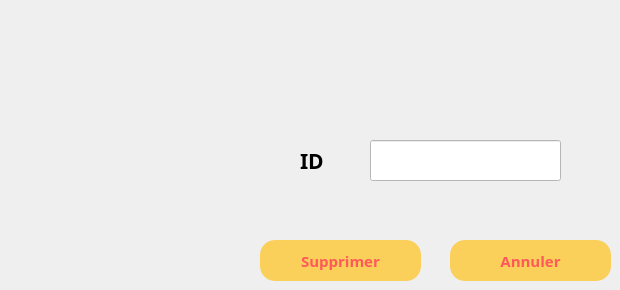
      <widget class="QWidget" name="tab3">
       <attribute name="title">
        <string>supprimer</string>
       </attribute>
       <widget class="QLabel" name="label_73">
        <property name="geometry">
         <rect>
          <x>300</x>
          <y>140</y>
          <width>121</width>
          <height>41</height>
         </rect>
        </property>
        <property name="font">
         <font>
          <family>MS Reference Sans Serif</family>
          <pointsize>16</pointsize>
          <weight>75</weight>
          <bold>true</bold>
         </font>
        </property>
        <property name="text">
         <string>ID</string>
        </property>
       </widget>
       <widget class="QPushButton" name="pushButton_partenaire_supprimer">
        <property name="geometry">
         <rect>
          <x>260</x>
          <y>240</y>
          <width>161</width>
          <height>41</height>
         </rect>
        </property>
        <property name="font">
         <font>
          <family>MS Reference Sans Serif</family>
          <pointsize>11</pointsize>
          <weight>75</weight>
          <bold>true</bold>
         </font>
        </property>
        <property name="styleSheet">
         <string notr="true">QPushButton{
border-radius:15px;
	background:#FACF5A;
	color:#FF5959;
	font-weight : bold;
}
QPushButton:hover
{
		background:#FF5959;
		color:#FACF5A;
		font-weight: bold;
}
</string>
        </property>
        <property name="text">
         <string>Supprimer</string>
        </property>
       </widget>
       <widget class="QPushButton" name="pushButton_13">
        <property name="geometry">
         <rect>
          <x>450</x>
          <y>240</y>
          <width>161</width>
          <height>41</height>
         </rect>
        </property>
        <property name="font">
         <font>
          <family>MS Reference Sans Serif</family>
          <pointsize>11</pointsize>
          <weight>75</weight>
          <bold>true</bold>
         </font>
        </property>
        <property name="styleSheet">
         <string notr="true">QPushButton{
border-radius:15px;
	background:#FACF5A;
	color:#FF5959;
	font-weight : bold;
}
QPushButton:hover
{
		background:#FF5959;
		color:#FACF5A;
		font-weight: bold;
}
</string>
        </property>
        <property name="text">
         <string>Annuler</string>
        </property>
       </widget>
       <widget class="QLineEdit" name="lineEdit_ID_supprimer_partenaire">
        <property name="geometry">
         <rect>
          <x>370</x>
          <y>140</y>
          <width>191</width>
          <height>41</height>
         </rect>
        </property>
        <property name="styleSheet">
         <string notr="true">background : white;</string>
        </property>
       </widget>
      </widget>
